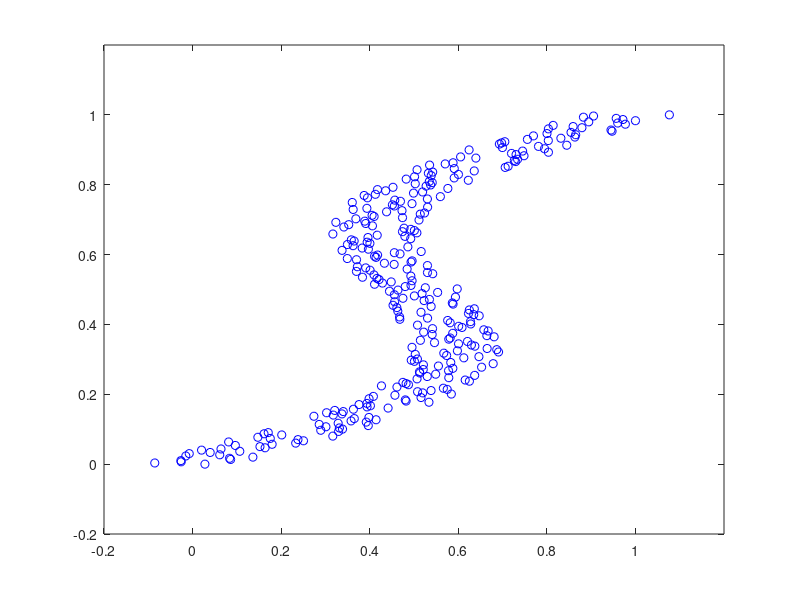

Write MATLAB code to recreate this figure. (Note: this script raises an error after producing the figure.)
%DEMMDN1 Demonstrate fitting a multi-valued function using a Mixture Density Network.
%
%	Description
%	The problem consists of one input variable X and one target variable
%	T with data generated by sampling T at equal intervals and then
%	generating target data by computing T + 0.3*SIN(2*PI*T) and adding
%	Gaussian noise. A Mixture Density Network with 3 centres in the
%	mixture settingl is trained by minimizing a negative log likelihood
%	error function using the scaled conjugate gradient optimizer.
%
%	The conditional means, mixing coefficients and variances are plotted
%	as a function of X, and a contour plot of the full conditional
%	density is also generated.
%
%	See also
%	MDN, MDNERR, MDNGRAD, SCG
%

%	Copyright (c) Ian T Nabney (1996-2001)


% Generate the matrix of inputs x and targets t.
seedn = 42;
seed = 42;
randn('state', seedn);
rand('state', seed);
ndata = 300;			% Number of data points.
noise = 0.2;			% Range of noise distribution.
t = [0:1/(ndata - 1):1]';
x = t + 0.3*sin(2*pi*t) + noise*rand(ndata, 1) - noise/2;
axis_limits = [-0.2 1.2 -0.2 1.2];

clc
disp('This demonstration illustrates the use of a Mixture Density Network')
disp('to settingl multi-valued functions.  The data is generated from the')
disp('mapping x = t + 0.3 sin(2 pi t) + e, where e is a noise term.')
disp('We begin by plotting the data.')
disp(' ')
disp('Press any key to continue')
pause
% Plot the data
fh1 = figure;
p1 = plot(x, t, 'ob');
axis(axis_limits);
hold on
disp('Note that for x in the range 0.35 to 0.65, there are three possible')
disp('branches of the function.')
disp(' ')
disp('Press any key to continue')
pause

% Set up network parameters.
nin = 1;			% Number of inputs.
nhidden = 5;			% Number of hidden units.
ncentres = 3;			% Number of mixture components.
dim_target = 1;			% Dimension of target space
mdntype = '0';			% Currently unused: reserved for future use
alpha = 100;			% Inverse variance for weight initialisation
				% Make variance small for good starting point

% Create and initialize network weight vector.
net = mdn(nin, nhidden, ncentres, dim_target, mdntype);
init_options = zeros(1, 18);
init_options(1) = -1;	% Suppress all messages
init_options(14) = 10;  % 10 iterations of K means in gmminit
net = mdninit(net, alpha, t, init_options);

% Set up vector of options for the optimiser.
options = foptions;
options(1) = 1;			% This provides obs of error values.
options(14) = 200;		% Number of training cycles. 

clc
disp('We initialise the neural network settingl, which is an MLP with a')
disp('Gaussian mixture settingl with three components and spherical variance')
disp('as the error function.  This enables us to settingl the complete')
disp('conditional density function.')
disp(' ')
disp('Next we train the settingl for 200 epochs using a scaled conjugate gradient')
disp('optimizer.  The error function is the negative log likelihood of the')
disp('training data.')
disp(' ')
disp('Press any key to continue.')
pause

% Train using scaled conjugate gradients.
[net, options] = netopt(net, options, x, t, 'scg');

disp(' ')
disp('Press any key to continue.')
pause

clc
disp('We can also train a conventional MLP with sum of squares error function.')
disp('This will approximate the conditional mean, which is not always a')
disp('good representation of the data.  Note that the error function is the')
disp('sum of squares error on the training data, which accounts for the')
disp('different values from training the MDN.')
disp(' ')
disp('We train the network with the quasi-Newton optimizer for 80 epochs.')
disp(' ')
disp('Press any key to continue.')
pause
mlp_nhidden = 8;
net2 = mlp(nin, mlp_nhidden, dim_target, 'linear');
options(14) = 80; 
[net2, options] = netopt(net2, options, x, t, 'quasinew');
disp(' ')
disp('Press any key to continue.')
pause

clc
disp('Now we plot the underlying function, the MDN prediction,')
disp('represented by the setting of the conditional distribution, and the')
disp('prediction of the conventional MLP.')
disp(' ')
disp('Press any key to continue.')
pause

% Plot the original function, and the trained network function.
plotvals = [0:0.01:1]';
mixes = mdn2gmm(mdnfwd(net, plotvals));
axis(axis_limits);
yplot = t+0.3*sin(2*pi*t);
p2 = plot(yplot, t, '--y');

% Use the setting to represent the function
y = zeros(1, length(plotvals));
priors = zeros(length(plotvals), ncentres);
c = zeros(length(plotvals), 3);
widths = zeros(length(plotvals), ncentres);
for i = 1:length(plotvals)
  [m, j] = max(mixes(i).priors);
  y(i) = mixes(i).centres(j,:);
  c(i,:) = mixes(i).centres';
end
p3 = plot(plotvals, y, '*r');
p4 = plot(plotvals, mlpfwd(net2, plotvals), 'g');
set(p4, 'LineWidth', 2);
legend([p1 p2 p3 p4], 'data', 'function', 'MDN setting', 'MLP mean', 4);
hold off

clc
disp('We can also plot how the mixture settingl parameters depend on x.')
disp('First we plot the mixture centres, then the priors and finally')
disp('the variances.')
disp(' ')
disp('Press any key to continue.')
pause
fh2 = figure;
subplot(3, 1, 1)
plot(plotvals, c)
hold on
title('Mixture centres')
legend('centre 1', 'centre 2', 'centre 3')
hold off

priors = reshape([mixes.priors], mixes(1).ncentres, size(mixes, 2))';
%%fh3 = figure;
subplot(3, 1, 2)
plot(plotvals, priors)
hold on
title('Mixture priors')
legend('centre 1', 'centre 2', 'centre 3')
hold off

variances = reshape([mixes.covars], mixes(1).ncentres, size(mixes, 2))';
%%fh4 = figure;
subplot(3, 1, 3)
plot(plotvals, variances)
hold on
title('Mixture variances')
legend('centre 1', 'centre 2', 'centre 3')
hold off

disp('The last figure is a contour plot of the conditional probability')
disp('density generated by the Mixture Density Network.  Note how it')
disp('is well matched to the regions of high data density.')
disp(' ')
disp('Press any key to continue.')
pause
% Contour plot for MDN.
i = 0:0.01:1.0;
j = 0:0.01:1.0;

[I, J] = meshgrid(i,j);
I = I(:);
J = J(:);
li = length(i);
lj = length(j);
Z = zeros(li, lj);
for k = 1:li;
  Z(:,k) = gmmprob(mixes(k), j');
end
fh5 = figure;
% Set up levels by hand to make a good figure
v = [2 2.5 3 3.5 5:3:18];
contour(i, j, Z, v)
hold on
title('Contour plot of conditional density')
hold off

disp(' ')
disp('Press any key to exit.')
pause
close(fh1);
close(fh2);
%%close(fh3);
%%close(fh4);
close(fh5);
%%clear all;
